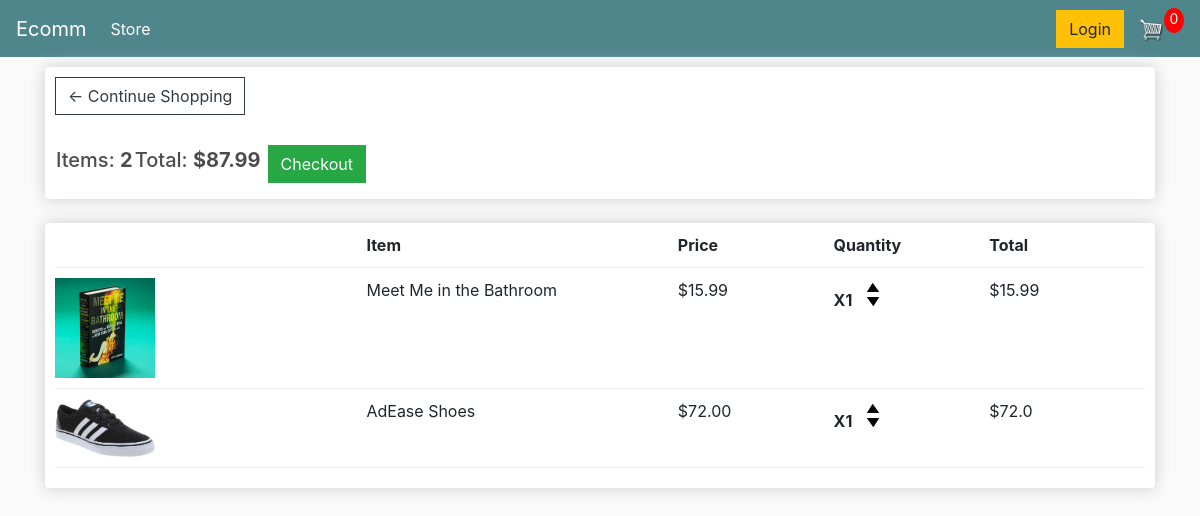
The app's page /cart/ (signed in) with its own data.
### store/models.py (models this page shows, shortened)
class Order(models.Model):
    customer = models.ForeignKey(Customer, on_delete=models.SET_NULL, null=True, blank=True)
    date_ordered = models.DateTimeField(auto_now_add=True)
    complete = models.BooleanField(default=False, null=True, blank=False)
    transaction_id = models.CharField(max_length=100, null=True)
    @property
    def get_cart_total(self):
        orderitems = self.orderitem_set.all()
        total = sum([item.get_total for item in orderitems]) #total price in the cart
        return total
    @property
    def get_cart_items(self):
        orderitems = self.orderitem_set.all()
        total = sum([item.quantity for item in orderitems]) #how many items are in your cart
        return total

class OrderItem(models.Model):
    product = models.ForeignKey(Product, on_delete=models.SET_NULL, blank=True, null=True)
    order = models.ForeignKey(Order, on_delete=models.SET_NULL, blank=True, null=True)
    quantity = models.IntegerField(default=0, null=True, blank=True)
    date_added = models.DateTimeField(auto_now_add=True)
    @property ## total value of the orderItem
    def get_total(self):
        total = self.product.price * self.quantity
        return total

class Product(models.Model):
    name = models.CharField(max_length=100, null=True)
    price = models.FloatField()
    digital = models.BooleanField(default=False, null=True, blank=True) ## know if the item is digital and  does not need to be shipped
    image = models.ImageField(null=True, blank=False)
    @property
    def imageURL(self):
        try:
            url = self.image.url
        except:
            url=''
        return url

### store/views.py (the view)
# urls.py: path('cart/', views.cart, name="cart"),
def cart(request):
    if request.user.is_authenticated: #two condtions one authenticated
        customer = request.user.customer #one to one relation that way
        order, created = Order.objects.get_or_create(customer=customer, complete=False) ##looks for an existing user if the user does not exist then it creates them
        items = order.orderitem_set.all() #query child ojects with the parent value to the childvalye and set them to smaller case
    else:
        items = []
        order = {'get_cart_total': 0, 'get_cart_items': 0 } ##needs to be added to create an unathenticated user
    context = {'items': items, 'order': order}
    return render(request, 'store/cart.html', context)

### store/templates/store/cart.html
{% extends 'store/main.html'%}
{% load static %}
{%block content%}
<div class="row">
    <div class="col-lg-12">
        <div class="box-element">
            <a href="{% url 'store'%}" class="btn btn-outline-dark">&#x2190; Continue Shopping</a>
            <br>
            <br>
            <table>
                <tr>
                    <th><h5>Items: <strong>{{order.get_cart_items}}</strong></h5></th>
                    <th><h5>Total: <strong>${{order.get_cart_total |floatformat:2}}</strong></h5></th>
                    <th>
                        <a style="float:right; margin: 5px" class="btn btn-success text-right" href="{% url 'checkout' %}">Checkout</a>
                    </th>
                </tr>
            </table>
        </div>
        <br>
        <div class="box-element">
            <div class="cart-row">
                <div style="flex:2"></div>
                <div style="flex:2"><strong>Item</strong></div>
                <div style="flex:1"><strong>Price</strong></div>
                <div style="flex:1"><strong>Quantity</strong></div>
                <div style="flex:1"><strong>Total</strong></div>
            </div>
            {% for item in items %}
            <div class="cart-row">
                <div style="flex:2"><img src="{{ item.product.imageURL}}" class="row-image" alt=""></div>
                <div style="flex:2">{{item.product.name}}</div>
                <div style="flex:1"><p>${{item.product.price|floatformat:2}}</p></div>
                <div style="flex:1">
                    <p class="quantity">X{{item.quantity}}</p>
                    <div class="quantity">
                        <img src="{% static 'images/arrow-up.png'%}" alt="" class="chg-quantity">
                        <img src="{% static 'images/arrow-down.png'%}" alt="" class="chg-quantity">
                    </div>
                </div>
                <div style="flex:1"><p>${{item.get_total}}</p></div>
            </div>
            {% endfor %}
        </div>
    </div>
</div>
{% endblock content %}

### static/css/main.css (style rules this page uses)
body { background-color: hsl(0, 0%, 98%); }
h1,h2,h3,h4,h5,h6 { color:hsl(0, 0%, 30%); }
.box-element { box-shadow:hsl(0, 0%, 80%) 0 0 16px; background-color: #fff; border-radius: 4px; padding: 10px; }
.col-lg-4, .col-lg-6, .col-lg-8, .col-lg-12 { margin-top: 10px; }
.btn { border-radius: 0; }
.row-image { width: 100px; }
.cart-row { display: flex; align-items: flex-stretch; padding-bottom: 10px; margin-bottom: 10px; border-bottom: 1px solid #ececec; }
.quantity { display: inline-block; font-weight: 700; padding-right:10px; }
.chg-quantity { width: 12px; cursor: pointer; display: block; margin-top: 5px; transition:.1s; }

### records on screen
Order: get_cart_items "2", get_cart_total "87.99"
OrderItem: product.imageURL (picture), product.name "Meet Me in the Bathroom", product.price "15.99", quantity "1", get_total "15.99"
OrderItem: product.imageURL (picture), product.name "AdEase Shoes", product.price "72.00", quantity "1", get_total "72.0"
